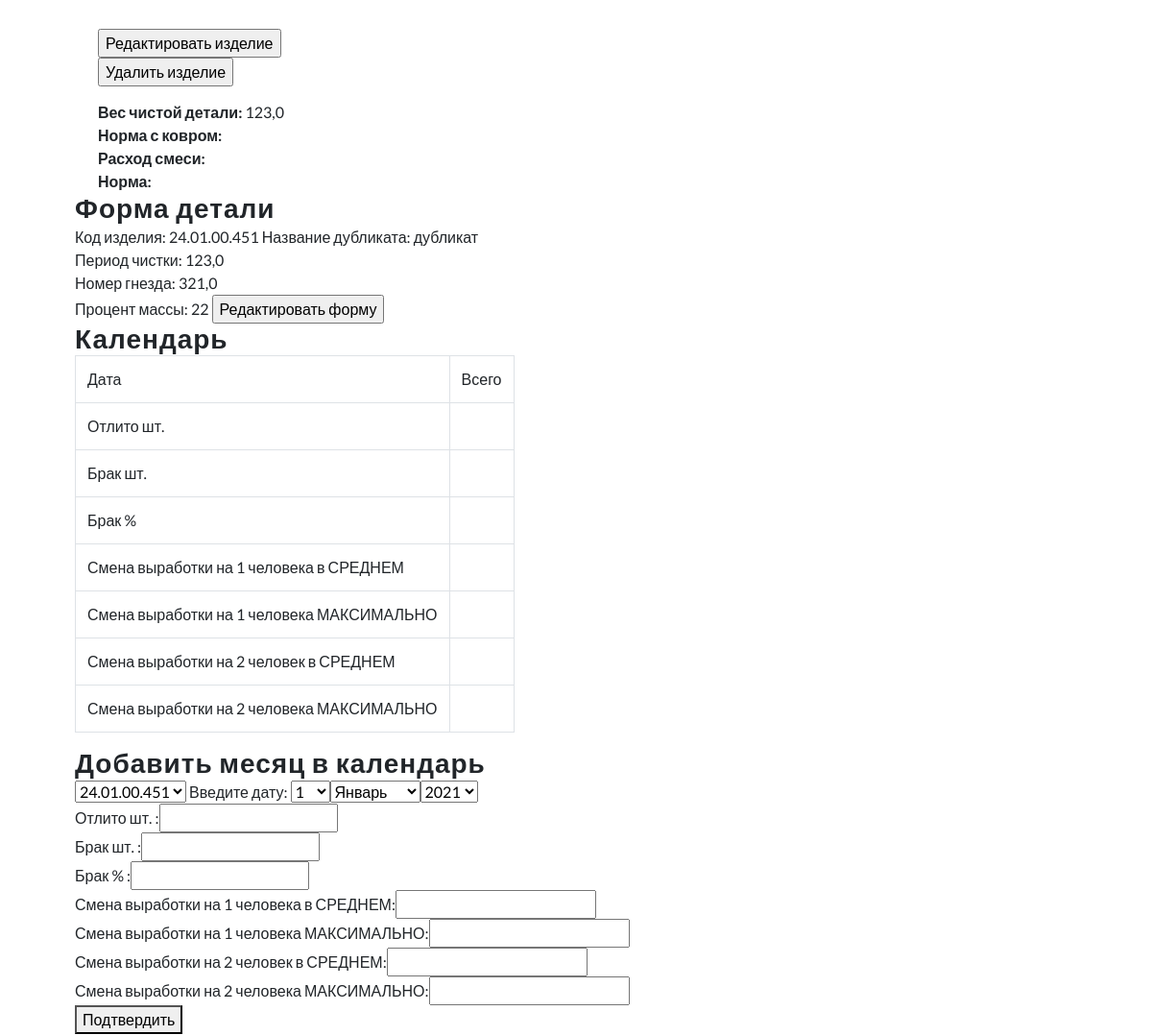
Before: /goods_list/1/ (signed in, middle part) with the older database file.
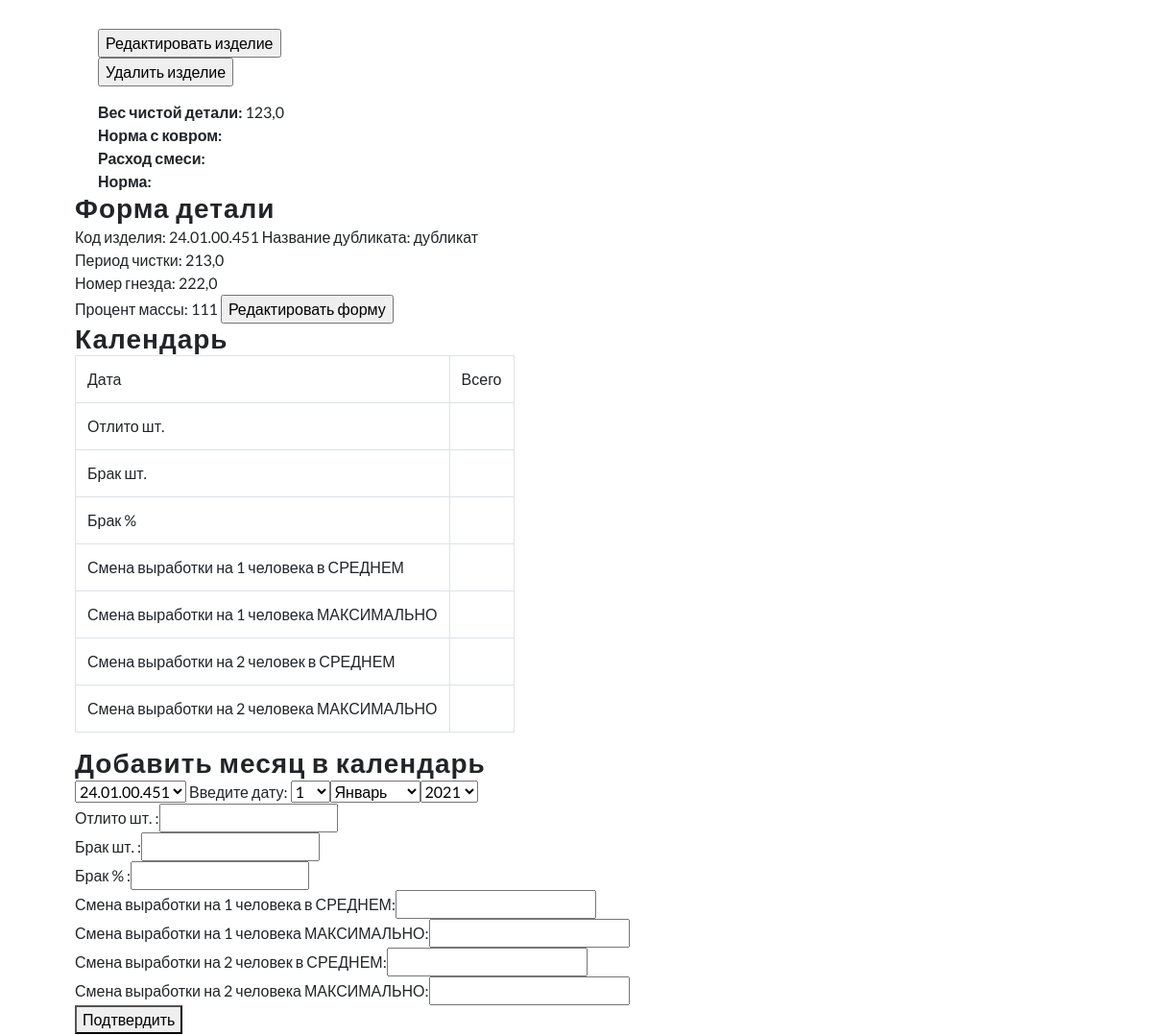
After: the same page with the newer database file.
### prokes/models.py (models this page shows, shortened)
class Goods(models.Model):
    code = models.CharField('Код изделия', max_length=120)
    name = models.CharField('Название изделия', max_length=30)
    image = models.ImageField("Фотография изделия", upload_to="goods/", blank=True)
    weight_clean = models.FloatField('Вес чистой детали', default=0)
    norma_na_vigruzku = models.FloatField('Норма на выгрузку', default=0)
    rashod_smesi = models.FloatField('Расход смеси', default=0)
    def __str__(self):
        return self.code
    class Meta:
        verbose_name = 'Изделие'
        verbose_name_plural = 'Изделия'

class GoodsDefaultForm(models.Model):
    goods_code = models.ForeignKey(Goods, verbose_name="Код изделия", on_delete=models.CASCADE,
                                   related_name='goods_forms')
    duplicate = models.CharField("Дубликат", max_length=150)
    cleaning_period = models.FloatField("Период чистки")
    number_nest = models.FloatField("Номер гнезда формы")
    percent_mass = models.IntegerField("Процент массы")
    class Meta:
        verbose_name = "Форма изделия"
        verbose_name_plural = "Формы изделий"

### prokes/views.py (the view)
# urls.py: path("goods_list/<int:pk>/", views.GoodsDetailView, name="goods_detail"),
def GoodsDetailView(request, pk):
    error = ""
    goods = Goods.objects.get(id=pk)
    calendar = GoodsCalendar.objects.filter(goods_code=pk)
    form = CalendarForm()
    goods_form = GoodsDefaultForm.objects.filter(goods_code=pk)
    goods_form_create = FormsGoodsForm(instance=goods)
    if request.method == "POST":
        form = CalendarForm(request.POST)
        if form.is_valid():
            form.save()
        else:
            error = "Форма неверно заполнена"
    context = {"calendar": calendar, "goods": goods, "form": form, "error": error,
               "goods_form": goods_form, "goods_form_create": goods_form_create}
    return render(request, "goods/goods_detail.html", context)

### prokes/forms.py
class CalendarForm(forms.ModelForm):
    class Meta:
        model = GoodsCalendar
        fields = '__all__'
        widgets = {
            "month": forms.SelectDateWidget,
        }

class FormsGoodsForm(forms.ModelForm):
    class Meta:
        model = GoodsDefaultForm
        fields = '__all__'

### templates/goods/goods_detail.html (shortened to what this page needs)
{% extends 'goods/base.html' %}
{% load static %}
{% block goods %}
    <div class="left-ads-display col-lg-8">
        <div class="container">
            <div class="desc1-right col-md-6 pl-lg-4" >
                <form>
                    <input type="button" onclick='location.href="update"' value="Редактировать изделие">
                    <input type="button" onclick='location.href="delete"' value="Удалить изделие">
                </form>
                <ul style="margin-top: 15px">
                    <li style="list-style: none"><span><b>Вес чистой детали: </b>{{ goods.weight_clean }}</span>
                    </li>
                    <li style="list-style: none"><span><b>Норма с ковром: </b>{{ goods.norma_with_carpet }}</span>
                    </li>
                    <li style="list-style: none"><span><b>Расход смеси: </b>{{ goods.consumption_smesi }}</span>
                    </li>
                    <li style="list-style: none"><span><b>Норма: </b>{{ goods.one_person_norma }}</span>
                    </li>
                </ul>
            </div>
        </div>
        <div class="container">
            <h3>Форма детали</h3>
            {% if goods_form %}
                {% for format in goods_form %}
                    Код изделия: {{ format.goods_code }}
                    Название дубликата: {{ format.duplicate }}<br>
                    Период чистки: {{ format.cleaning_period }}<br>
                    Номер гнезда: {{ format.number_nest }}<br>
                    Процент массы: {{ format.percent_mass }}
                    <a href="{% url 'update_goods_form' pk=format.id %}"> <input type="button" value="Редактировать форму">
                    </a>
                {% endfor %}
            {% else %}
                <input type="button" onclick='location.href="create_goods_form"' value="Добавить форму">
            {% endif %}
        <h3>Календарь</h3>
            <div class="table-responsive">
                <table class="table table-bordered table-hover table-responsive">
                    <tr>
                        <td>Дата</td>
                        <td>Всего</td>
                    </tr>
                    <tr>
                        <td>Отлито шт.</td>
                        <td>  </td>
                    </tr>
                    <tr>
                        <td>Брак шт.</td>
                        <td>  </td>
                    </tr>
                    <tr>
                        <td>Брак %</td>
                        <td>  </td>
                    </tr>
                    <tr>
                        <td>Смена выработки на 1 человека в СРЕДНЕМ</td>
                        <td>  </td>
                    </tr>
                    <tr>
                        <td>Смена выработки на 1 человека МАКСИМАЛЬНО</td>
                        <td>  </td>
                    </tr>
                    <tr>
                        <td>Смена выработки на 2 человек в СРЕДНЕМ</td>
                        <td>  </td>
                    </tr>
                    <tr>
                        <td>Смена выработки на 2 человека МАКСИМАЛЬНО</td>
                        <td>  </td>
                    </tr>
                </table>
            <h3>Добавить месяц в календарь</h3>
                <form method="post" enctype="multipart/form-data" name="calendar" onchange="remote_calculate()">
                    {{ form.goods_code }}
                    Введите дату: {{ form.month }}<br>
                    Отлито шт. :{{ form.lith }}<br>
                    Брак шт. :{{ form.remote }}<br>
                    Брак % :{{ form.remote_percent }}<br>
                    Смена выработки на 1 человека в СРЕДНЕМ:{{ form.one_man_sr }}<br>
                    Смена выработки на 1 человека МАКСИМАЛЬНО:{{ form.one_man_max }}<br>
                    Смена выработки на 2 человек в СРЕДНЕМ:{{ form.two_man_sr }}<br>
                    Смена выработки на 2 человека МАКСИМАЛЬНО:{{ form.two_man_max }}<br>
                    <button type="submit">Подтвердить</button>
                </form>
            </div>
        </div>
    </div>
{% endblock goods %}

### templates/goods/base.html (shortened to what this page needs)
{% extends 'base.html' %}
{% block content %}
    {% if user.is_authenticated %}
        <section class="ab-info-main py-md-5 py-4 editContent" style="padding-left: 3rem; padding-right: 3rem;">
            <div class="container-fluid py-md-3">
                <div class="row">
                    {% block goods %}
                    {% endblock goods %}
                </div>
            </div>
        </section>
    {% else %}
        <h3 align="center">Для просмотра информации пожалуйста <a href="{% url 'account_login' %}" style=" font-weight: 700; text-transform: uppercase;">
            авторизируйтесь</a></h3>
    {% endif %}
{% endblock content %}

### templates/base.html (shortened to what this page needs)
<!DOCTYPE html>
{% load static %}
<html lang="ru">
<head>
    <link rel="stylesheet" href="{% static 'css/bootstrap.css' %}">
    <link rel="stylesheet" href="{% static 'css/style.css' %}" type="text/css" media="all">
    <link href="{% static 'css/font-awesome.css' %}" rel="stylesheet">
</head>
<body>
<div id="page" class="page">
    {% block content %}
    {% endblock content %}
    </div>
</body>
</html>

### static/css/style.css (style rules this page uses)
html, body { margin: 0; font-size: 100%; background: #fff; font-family: 'Lato', sans-serif; scroll-behavior: smooth; }
body a { text-decoration: none; transition: 0.5s all; -webkit-transition: 0.5s all; -moz-transition: 0.5s all; -o-transition: 0.5s all; -ms-transition: 0.5s all; }
input[type="button"], input[type="submit"], input[type="text"], input[type="email"], input[type="search"] { transition: 0.5s all; -webkit-transition: 0.5s all; -moz-transition: 0.5s all; -o-transition: 0.5s all; -ms-transition: 0.5s all; font-family: 'Source Sans Pro', sans-serif; }
h1, h2, h3, h4, h5, h6 { margin: 0; letter-spacing: 1px; font-weight: 600; font-family: 'Source Sans Pro', sans-serif; }
ul { margin: 0; padding: 0; }

Changed rows visible on the page:
removed GoodsDefaultForm: goods_code "24.01.00.451", duplicate "дубликат", cleaning_period "123,0", number_nest "321,0", percent_mass "22"
added GoodsDefaultForm: goods_code "24.01.00.451", duplicate "дубликат", cleaning_period "213,0", number_nest "222,0", percent_mass "111"
